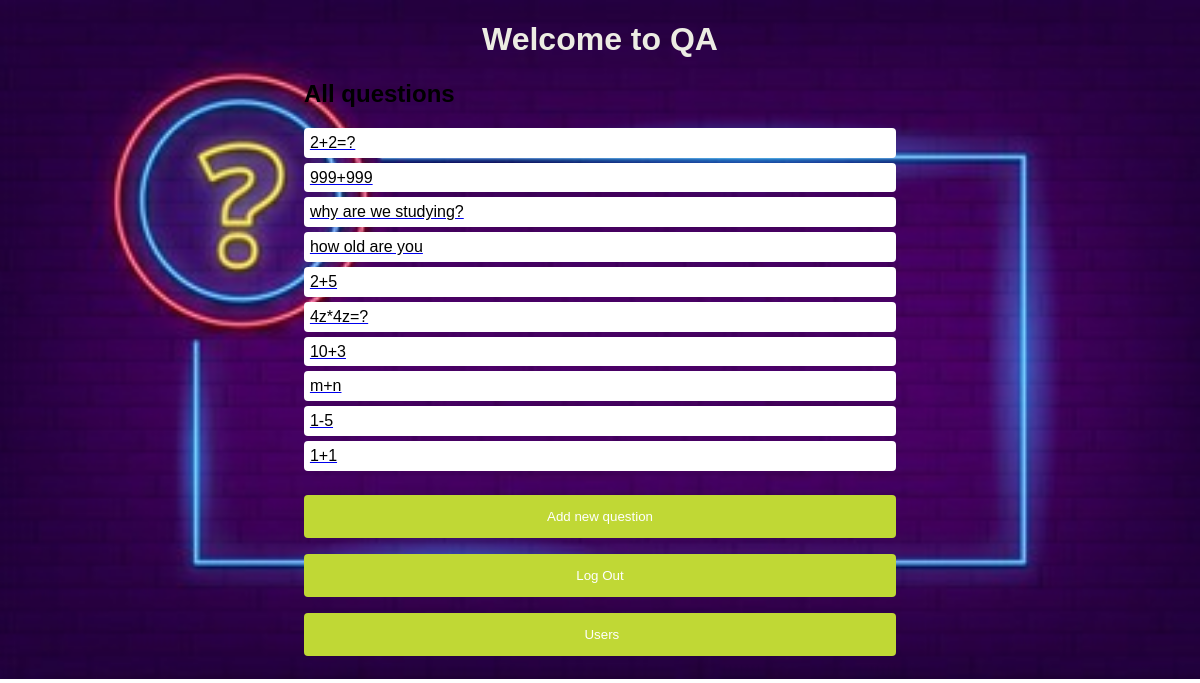
The app's page /index.php/welcome/dashboardq with its own data.
### tables this page shows
CREATE TABLE `question` (
  `qid` int(11) NOT NULL,
  `question` varchar(255) NOT NULL,
  `uid` int(11) NOT NULL
);

### application/controllers/Welcome.php (called while the page is built, shortened)
<?php
class Welcome extends CI_Controller
{
	public function __construct()
	{
		$this->load->model('UserModel');
		$this->load->helper('url');
	}
	public function dashboardq()
	{
		$uid = $this->session->userdata('uid');
		$result = $this->UserModel->getUserName($uid);
		$all_questions = $this->UserModel->getqu();
		$data = array();
		$data['username'] = $result;
		$data['questions'] = $all_questions;
		$this->load->view('userdashboard/qdashboard', $data);
	}
}

### index.php (called while the page is built, shortened)
<?php
require_once BASEPATH.'core/CodeIgniter.php';

### application/models/UserModel.php (called while the page is built, shortened)
<?php
class UserModel extends CI_Model
{
  function getqu()
  {
    $sql = "select * from question";
    $query = $this->db->query($sql);
    $toSend = array();
    foreach ($query->result() as $x) {
      $toSend[] = $x;
    }
    return $toSend;
  }
}

### application/views/userdashboard/qdashboard.php (the view, shortened to what this page needs)
<!DOCTYPE html>
<html lang="en">
<head>
	<link rel="stylesheet" type="text/css" href="<?php echo base_url(); ?>style.css">
</head>
<body>
	<h1>Welcome to QA <?php echo $username ?> </h1>
	<div id="userlistbox">
		<h2>All questions</h2>
		<ul class="userlist">
			<?php foreach ($questions as $qu) {
				echo "<a href=" . base_url() . "index.php/welcome/adashboard?qid=$qu->qid><li>$qu->question</li></a>";
			}
			?>
		</ul>
		<form name="adduseraction" action="<?php echo base_url(); ?>index.php/welcome/addqu" method="get">
			<input type="submit" value="Add new question">
		</form>
		<form action="http://localhost/myappp/">
			<input type="submit" value="Log Out">
			</form>
		<form action = "http://localhost/myappp/index.php/welcome/dashboard">
			<input type="submit" value= " Users">
		</form>
	</div>
</body>
</html>

### style.css (style rules this page uses)
body { background: url("background2.jpg") no-repeat; background-position: center; background-size: cover; height: 650px; font-family: Arial, Helvetica, sans-serif; }
h1 { color: rgb(236, 236, 227); text-align: center; }
input[type=submit], [type=button] { width: 100%; background-color: #c0d835; color: white; padding: 14px 20px; margin: 8px 0; border: none; border-radius: 4px; cursor: pointer; }
#userlistbox { width:50%; margin-right: auto; margin-left:auto; color: black }
.userlist { padding-left: 0px; }
.userlist li { padding:1%; background : rgba(255, 255, 255); border-radius: 4px; list-style-type:none; margin-bottom: 5px; color: black }

### records on screen
question: question "2+2=?"
question: question "999+999"
question: question "why are we studying?"
question: question "how old are you"
question: question "2+5"
question: question "4z*4z=?"
question: question "10+3"
question: question "m+n"
question: question "1-5"
question: question "1+1"
